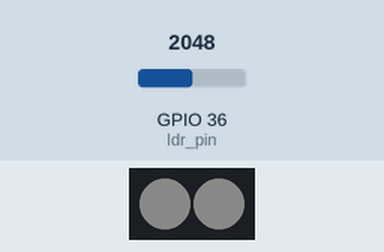
Recording of a program running on a simulated ESP32 board running MicroPython. Shown: 2 RGB LEDs in strip order, left to right. The test bench sets the inputs (shaded band); at power-on: GPIO 36 (ldr_pin) = 2048 (analog values on the 0–4095 scale). Dim RGB values are drawn brighter than linear; what the program prints to the serial console is not drawn.

Above: at 1.2 s.
1.3 s: GPIO 36 (ldr_pin) set to 2006
At 2.0 s:
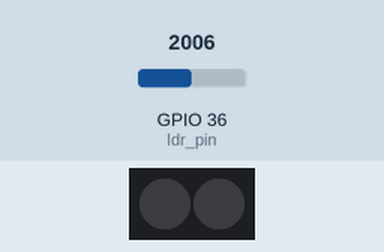
3.0 s: GPIO 36 (ldr_pin) set to 2866
At 3.3 s:
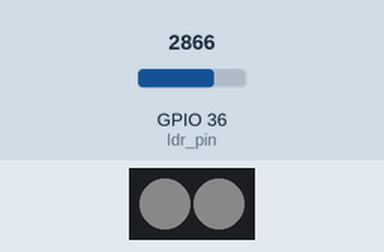
4.5 s: GPIO 36 (ldr_pin) set to 2047
At 5.8 s:
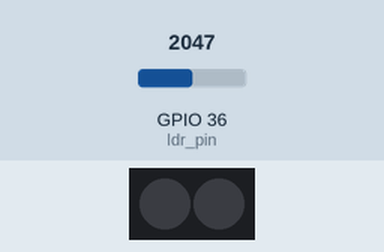
Timing chart, 0 to 7.5 s (numbered marks = the images above; inputs shaded):
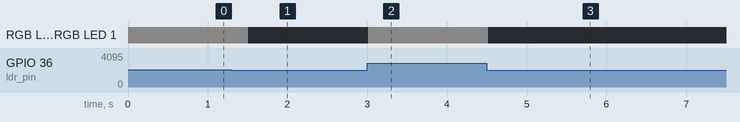

Measured:
- the behaviour switches between 2048 and 2047 on GPIO 36 (ldr_pin) (found by bisection; images 0 and 1)
- after the input at 1.3 s, RGB LED 0, RGB LED 1: RGB(10, 10, 10) → off after 0.21 s
- after the input at 3.0 s, RGB LED 0, RGB LED 1: off → RGB(10, 10, 10) at once
- after the input at 4.5 s, RGB LED 0, RGB LED 1: RGB(10, 10, 10) → off at once

The program:

02-ldr_auto_light.py
```python
#import lib
from machine import Pin,ADC
from time import sleep
from neopixel import NeoPixel

#Pin setup
ldr_pin = ADC(Pin(36))
np = NeoPixel(Pin(23),2)

while True:
    #Read LDR Value
    ldr_value = ldr_pin.read()
    ldr_percentage = (4095 - ldr_value)/4095 * 100
    print("LDR Percentage:",ldr_percentage)
    print("LDR Analog Value: ",ldr_value)

    if ldr_percentage < 50:
         print("Too dark ( •́ ‸ •̀ )")
         np[0] = (10,10,10)
         np[1] = (10,10,10)
         np.write()
    else:
        print("Normal light (✿◕‿◕)")
        np[0] = (0,0,0)
        np[1] = (0,0,0)
        np.write()
    sleep(0.3)
```
